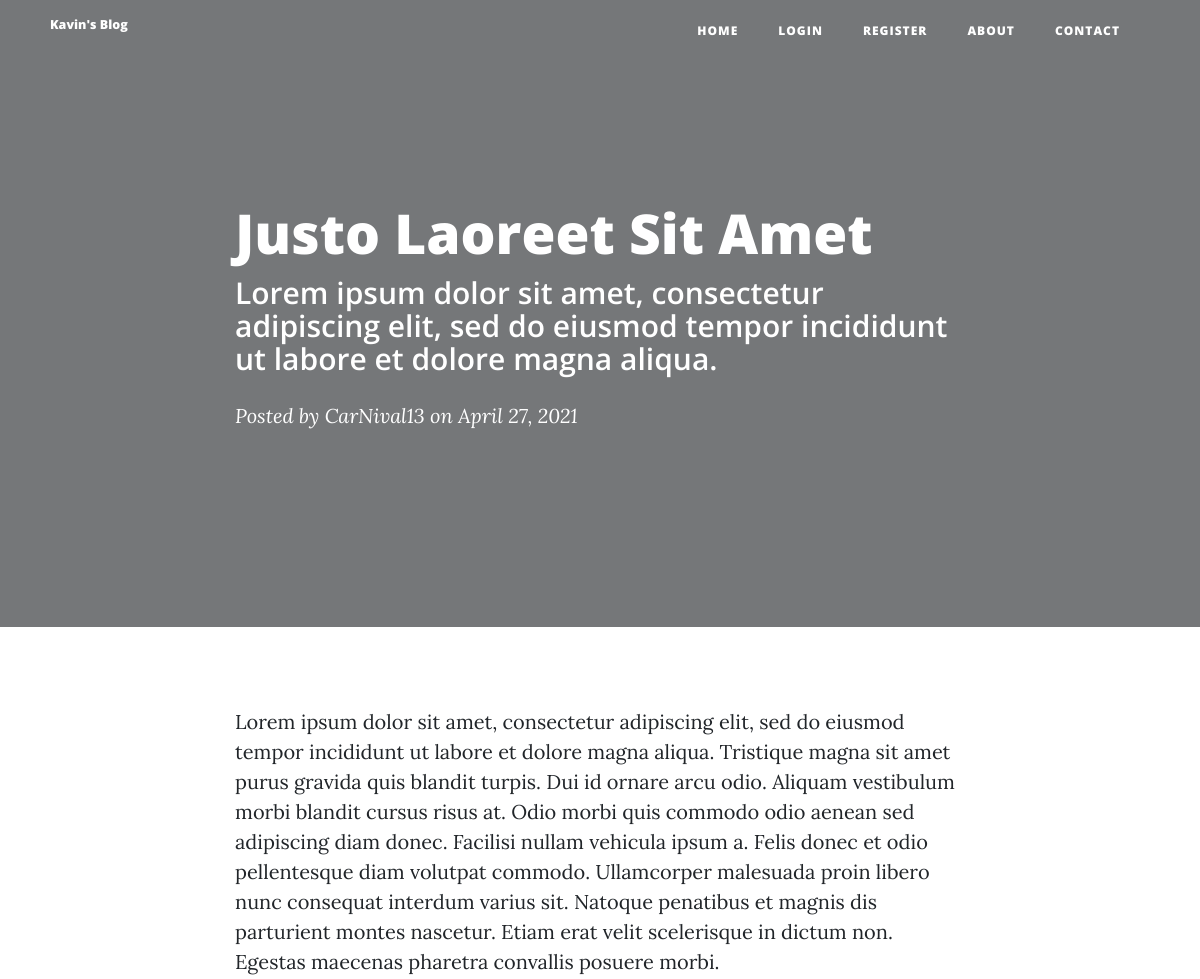
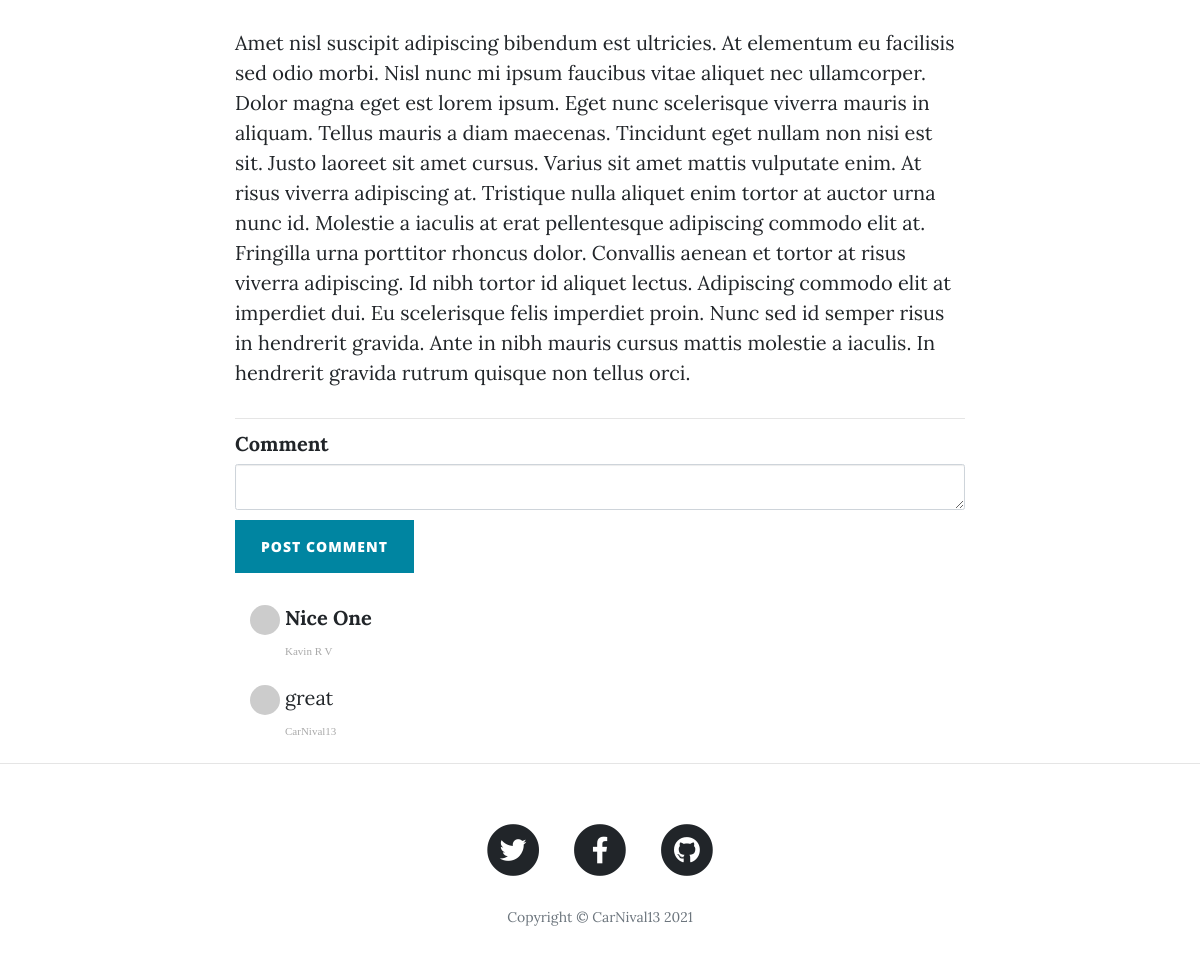
/post/1, run on the app's committed database (2 pictures, top to bottom).
### main.py (models this page shows)
class BlogPost(db.Model):
    __tablename__ = "blog_post"
    id = db.Column(db.Integer, primary_key=True)
    title = db.Column(db.String(250), unique=True, nullable=False)
    subtitle = db.Column(db.String(250), nullable=False)
    date = db.Column(db.String(250), nullable=False)
    body = db.Column(db.Text, nullable=False)
    author = relationship("User", back_populates="blog_posts")
    img_url = db.Column(db.String(250), nullable=False)
    author_id = db.Column(db.Integer, db.ForeignKey('users.id'))
    comments = relationship("Comment", back_populates="parent_post")

class User(UserMixin, db.Model):
    __tablename__ = "users"
    id = db.Column(db.Integer, primary_key=True)
    name = db.Column(db.String(250), nullable=False)
    email = db.Column(db.String(250), unique=True, nullable=False)
    password = db.Column(db.String(250), nullable=False)
    blog_posts = relationship("BlogPost", back_populates="author")
    comments = relationship("Comment", back_populates="author")

class Comment(db.Model):
    __tablename__ = "comment"
    id = db.Column(db.Integer, primary_key=True)
    author_id = db.Column(db.Integer, db.ForeignKey('users.id'))
    author = relationship("User", back_populates="comments")
    post_id = db.Column(db.Integer, db.ForeignKey("blog_post.id"))
    text = db.Column(db.Text, nullable=False)
    parent_post = relationship("BlogPost", back_populates="comments")

### main.py (the view, shortened to what this page needs)
@app.route("/post/<int:index>", methods=["POST", "GET"])
def show_post(index):
    requested_post = db.session.query(BlogPost).get(index)
    comment_form = CommentForm()
    return render_template("post.html", post=requested_post, comment_form=comment_form)

### forms.py
class CommentForm(FlaskForm):
    comment = CKEditorField("Comment", validators=[DataRequired()])
    submit = SubmitField("Post Comment")

### main.py (called while the page is built)
@app.context_processor
def inject_now():
    return {'now': datetime.utcnow()}

### templates/post.html (shortened to what this page needs)
{% extends 'bootstrap/base.html' %}
{% import "bootstrap/wtf.html" as wtf %}
{% block content %}
{% include "header.html" %}
<header class="masthead" style="background-image: url('{{post.img_url}}')">
    <div class="overlay"></div>
    <div class="container">
        <div class="row">
            <div class="col-lg-8 col-md-10 mx-auto">
                <div class="post-heading">
                    <h1>{{post.title}}</h1>
                    <h2 class="subheading">{{post.subtitle}}</h2>
                    <span class="meta">Posted by
                        {{post.author.name}}
                        on {{post.date}}</span>
                </div>
            </div>
        </div>
    </div>
</header>
<article>
    <div class="container">
        <div class="row">
            <div class="col-lg-8 col-md-10 mx-auto">
                {{ post.body|safe }}
                <hr>
                {{ wtf.quick_form(comment_form, novalidate=True, button_map={"submit": "primary"}) }}
                <div class="col-lg-8 col-md-10 mx-auto comment">
                    {% for comment in post.comments: %}
                    <ul class="commentList">
                        <li>
                            <div class="commenterImage">
                                <img src="{{ comment.author.email | gravatar }}" />
                            </div>
                            <div class="commentText">
                                {{comment.text|safe}}
                                <span class="date sub-text">{{comment.author.name}}</span>
                            </div>
                        </li>
                    </ul>
                    {% endfor %}
                </div>
            </div>
        </div>
    </div>
</article>
<hr>
{% include "footer.html" %}
{% endblock %}

### data on the page
BlogPost: title "Justo Laoreet Sit Amet", subtitle "Lorem ipsum dolor sit amet, consectetur adipiscing elit, sed do eiusmod tempor incididunt ut labore et dolore magna aliqua.", date "April 27, 2021", body "Lorem ipsum dolor sit amet, consectetur adipiscing elit, sed do eiusmod tempor incididunt ut labore et dolore magna aliqua. Tristique magna sit amet purus gravida quis blandit turpis. Dui id ornare arcu odio. Aliquam vestibulum morbi blandit cursus risus at. Odio morbi quis commodo odio aenean sed adipiscing diam donec. Facilisi nullam vehicula ipsum a. Felis donec et odio pellentesque diam volutpat commodo. Ullamcorper malesuada proin libero nunc consequat interdum varius sit. Natoque penatibus et magnis dis parturient montes nascetur. Etiam erat velit scelerisque in dictum non. Egestas maecenas pharetra convallis posuere morbi. Amet nisl suscipit adipiscing bibendum est ultricies. At…"
User: author.name "CarNival13"
Comment: text "Nice One", author.name "Kavin R V"
Comment: text "great", author.name "CarNival13"
